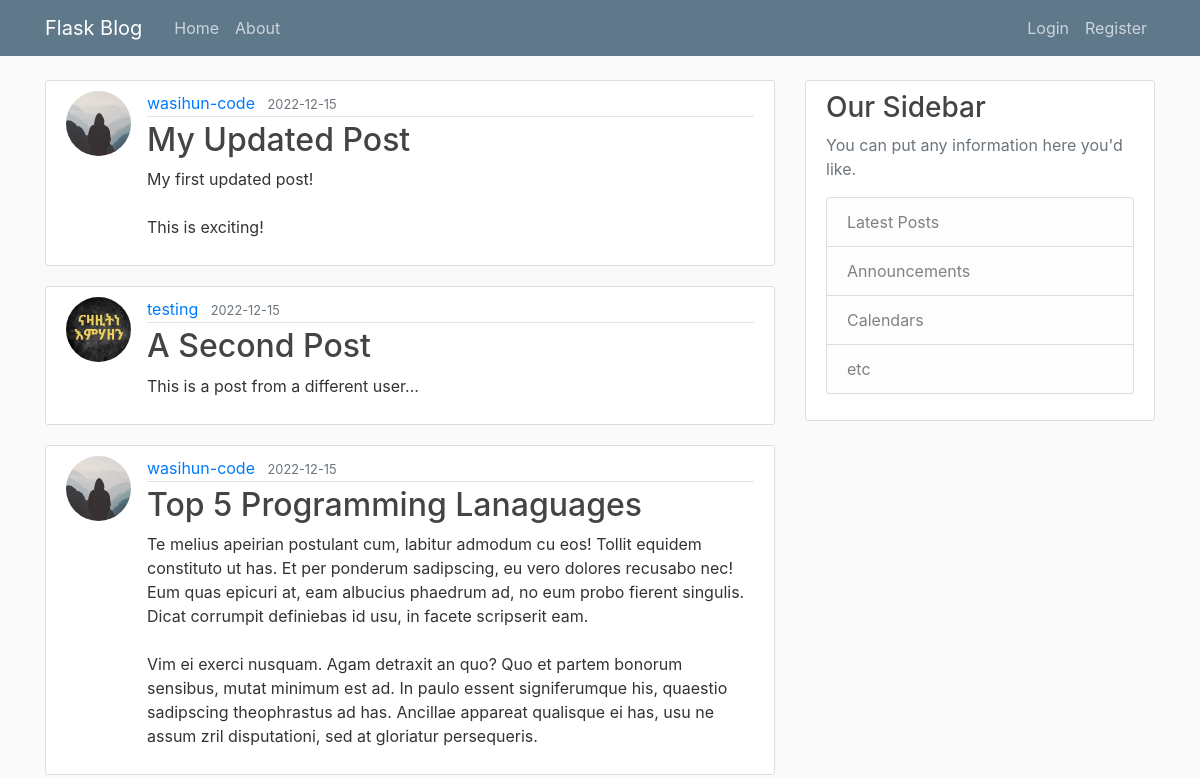
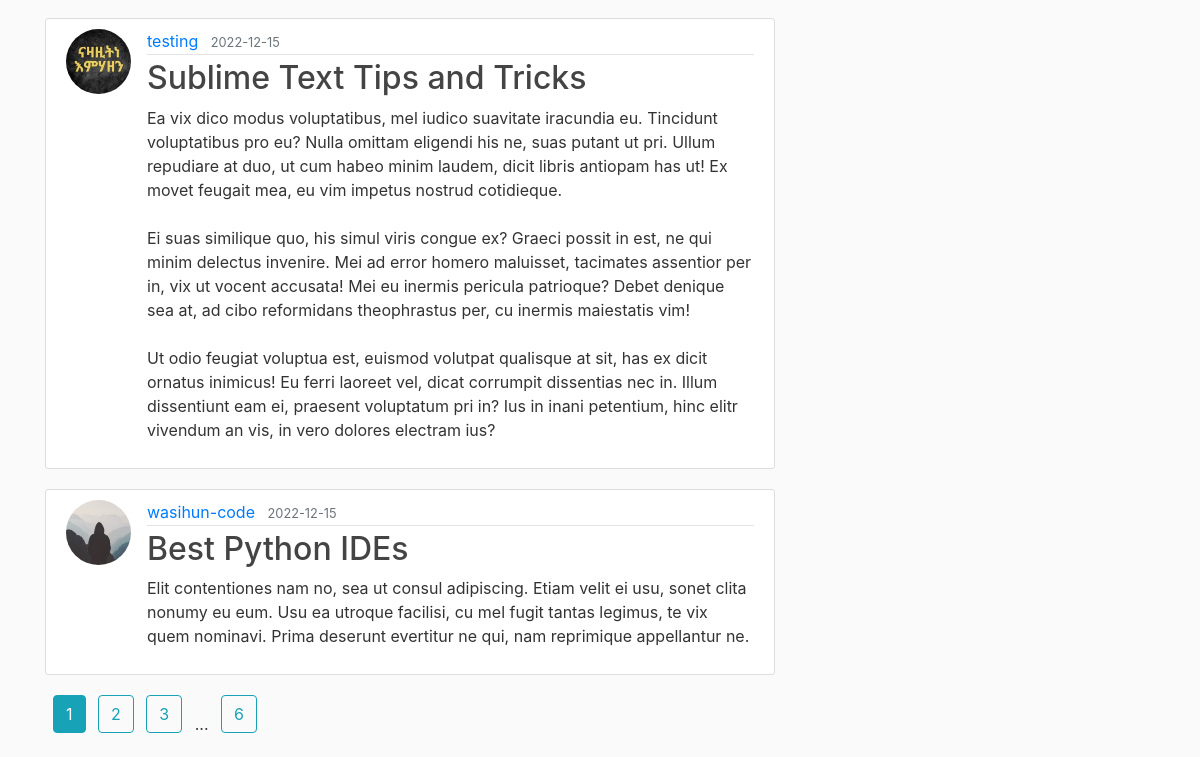
The page /index on the database as committed earlier (2 pictures, top to bottom).
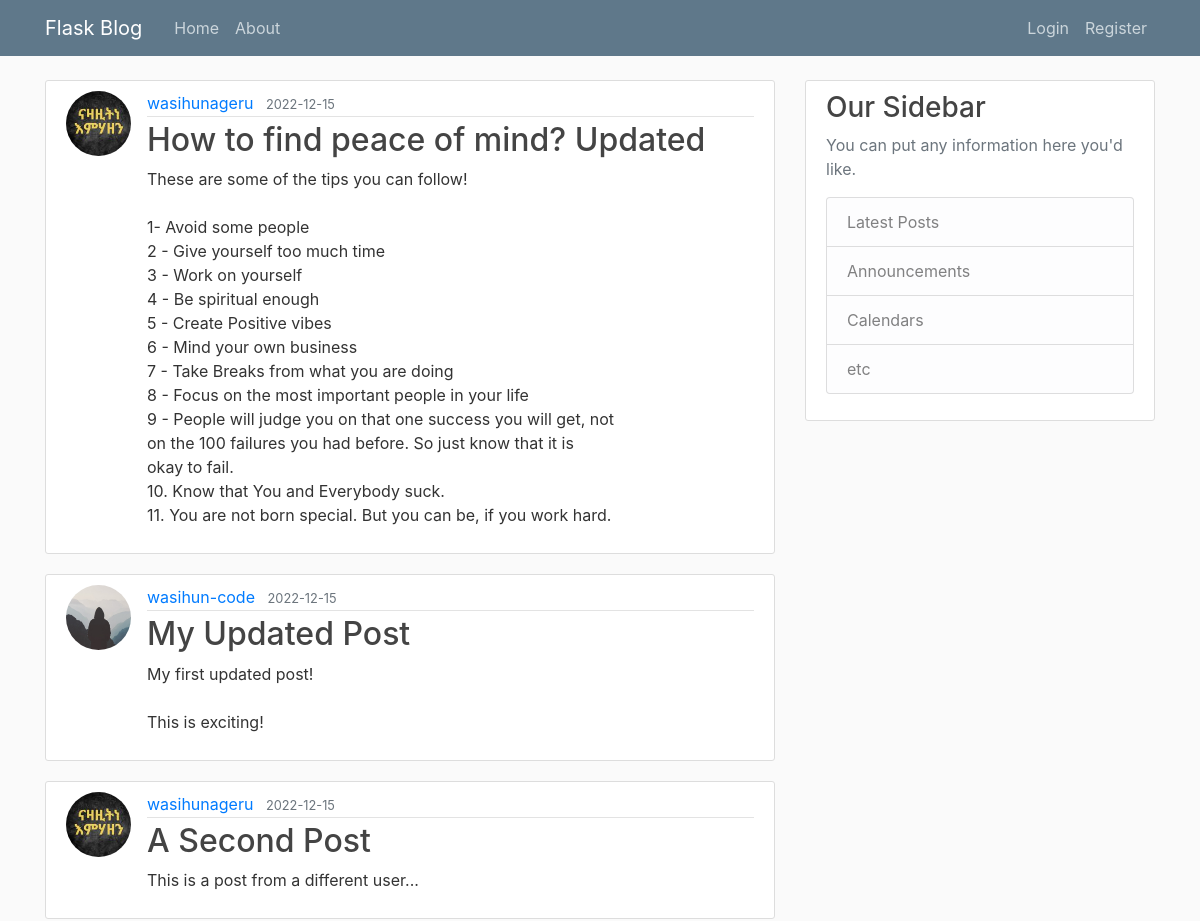
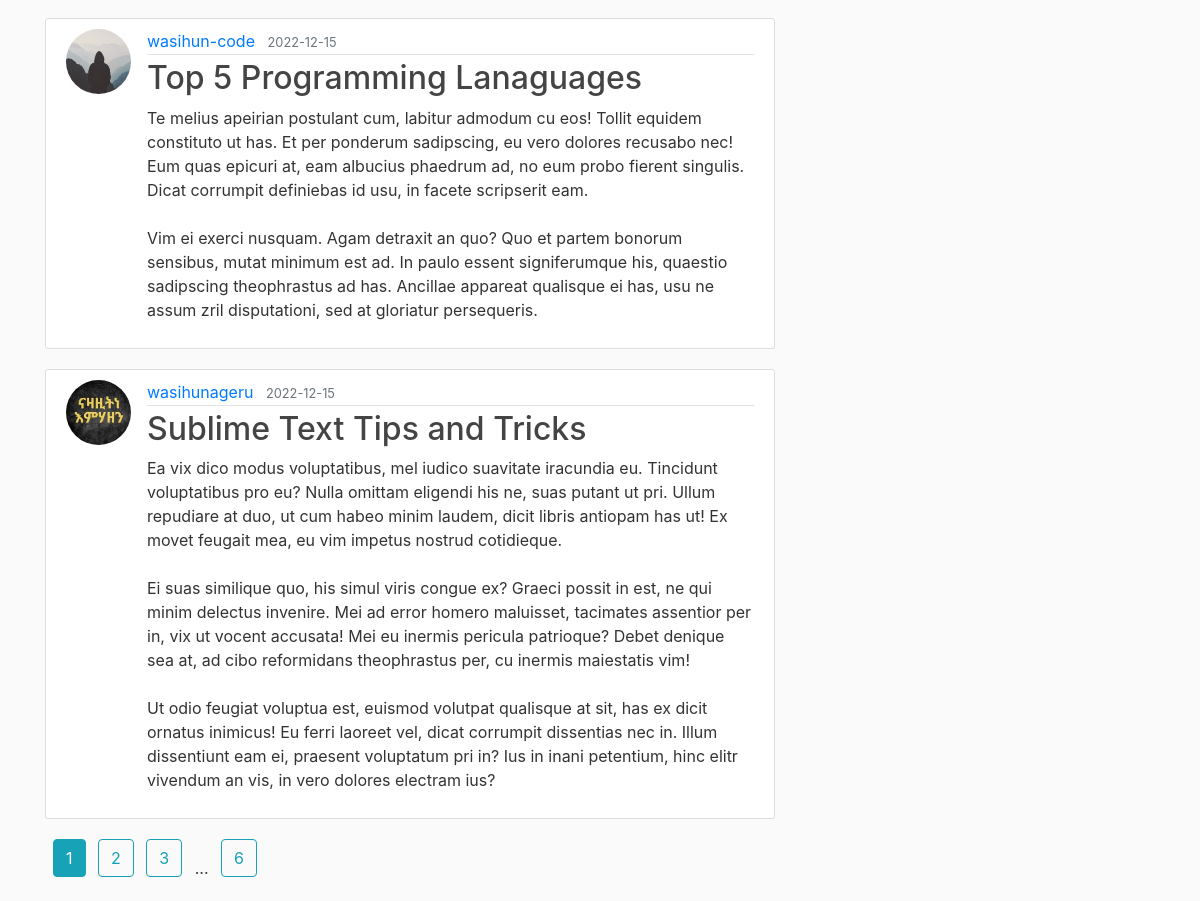
The same page on the database as committed later (2 pictures, top to bottom).
### flaskblog/models.py (models this page shows, shortened)
class Post(db.Model):
    id = db.Column(db.Integer, primary_key=True)
    title = db.Column(db.String(100), nullable=False, unique=True)
    date_posted = db.Column(db.DateTime, nullable=False, default=datetime.utcnow())
    content = db.Column(db.Text, nullable=False)
    user_id = db.Column(db.Integer, db.ForeignKey("user.id"), nullable=False)

class User(db.Model, UserMixin):
    id = db.Column(db.Integer, primary_key=True)
    username = db.Column(db.String(20), unique=True, nullable=False)
    email = db.Column(db.String(120), unique=True, nullable=False)
    password = db.Column(db.String(60), nullable=False)
    image = db.Column(
        db.String(20),
        nullable=False,
        default="default.jpg",
    )
    posts = db.relationship("Post", backref="author", lazy=True)

### flaskblog/routes.py (the view)
@app.route("/")
@app.route("/index")
def index() -> str:
    page = request.args.get("page", 1, type=int)
    posts = Post.query.order_by(Post.date_posted.desc()).paginate(per_page=5, page=page)
    return render_template("index.html", posts=posts)

### flaskblog/templates/index.html (shortened to what this page needs)
{% extends 'layout.html' %}
{% block content %}
    {% for post in posts %}
        <article class="media content-section">
            <img class="rounded-circle article-img"
                src="{{url_for('static', filename='profile_pictures/'+post.author.image)}}" />
                <div class="media-body">
                    <div class="article-metadata">
                        <a class="mr-2" href="#">{{ post.author.username }}</a>
                        <small class="text-muted">{{ post.date_posted.strftime('%Y-%m-%d') }}</small>
                    </div>
                    <h2><a class="article-title" href=" {{ url_for('post', post_id=post.id) }} ">
                        {{ post.title }}</a></h2>
                    <p class="article-content">{{ post.content }}</p>
                </div>
        </article>
    {% endfor %}
    {% for page_num in posts.iter_pages(left_edge=1, right_edge=1, left_current=1, right_current=2) %}
        {% if page_num %}
            {% if posts.page == page_num %}
                <a class="btn btn-info ml-2 mb-4" href={{ url_for('index', page=page_num)}}> {{ page_num }} </a>
            {% else %}
                <a class="btn btn-outline-info ml-2 mb-4" href={{ url_for('index', page=page_num )}}> {{ page_num }} </a>
            {% endif %}
        {% else %}
            <span class="ml-2"> ... </span>
        {% endif %}
    {% endfor %}
{% endblock content %}

### flaskblog/templates/layout.html (shortened to what this page needs)
<!doctype html>
<html lang="en">
  <head>
    <link rel="stylesheet" href="https://stackpath.bootstrapcdn.com/bootstrap/4.3.1/css/bootstrap.min.css">
    <link rel="stylesheet" type="text/css" href=" {{ url_for('static', filename='styles.css') }}" />
  </head>
  <body>
    <header class="site-header">
        <nav class="navbar navbar-expand-md navbar-dark bg-steel fixed-top">
          <div class="container">
            <a class="navbar-brand mr-4" href="/">Flask Blog</a>
            <div class="collapse navbar-collapse" id="navbarToggle">
              <div class="navbar-nav mr-auto">
                <a class="nav-item nav-link" href="{{ url_for('index') }}">Home</a>
                <a class="nav-item nav-link" href="{{ url_for('about') }}">About</a>
              </div>
              <div class="navbar-nav">
                {% if current_user.is_authenticated %}
                    <a class="nav-item nav-link" href="{{ url_for('new_post') }}">New Post</a>
                    <a class="nav-item nav-link" href="{{ url_for('account') }}">Account</a>
                    <a class="nav-item nav-link" href="{{ url_for('logout') }}">Logout</a>
                {% else %}
                    <a class="nav-item nav-link" href="{{ url_for('login') }}">Login</a>
                    <a class="nav-item nav-link" href="{{ url_for('register') }}">Register</a>
                {% endif %}
              </div>
            </div>
          </div>
        </nav>
      </header>
      <main role="main" class="container mt-5">
        <div class="row">
          <div class="col-md-8">
            {% block content %}
            {% endblock %}
          </div>
          <div class="col-md-4">
            <div class="content-section">
              <h3>Our Sidebar</h3>
              <p class='text-muted'>You can put any information here you'd like.
                <ul class="list-group">
                  <li class="list-group-item list-group-item-light">Latest Posts</li>
                  <li class="list-group-item list-group-item-light">Announcements</li>
                  <li class="list-group-item list-group-item-light">Calendars</li>
                  <li class="list-group-item list-group-item-light">etc</li>
                </ul>
              </p>
            </div>
          </div>
        </div>
      </main>
    </body>
</html>

### flaskblog/static/styles.css (style rules this page uses)
body { background: #fafafa; color: #333333; margin-top: 5rem; }
h1, h2, h3, h4, h5, h6 { color: #444444; }
.bg-steel { background-color: #5f788a; }
.site-header .navbar-nav .nav-link { color: #cbd5db; }
.content-section { background: #ffffff; padding: 10px 20px; border: 1px solid #dddddd; border-radius: 3px; margin-bottom: 20px; }
.article-title { color: #444444; }
.article-content { white-space: pre-line; }
.article-img { height: 65px; width: 65px; margin-right: 16px; }
.article-metadata { padding-bottom: 1px; margin-bottom: 4px; border-bottom: 1px solid #e3e3e3 }

Rows that differ between the two databases and show on the page:
no longer on this page (row unchanged): Post: image (placeholder picture), author.username "wasihun-code", date_posted "2022-12-15", title "Best Python IDEs", content "Elit contentiones nam no, sea ut consul adipiscing. Etiam velit ei usu, sonet clita nonumy eu eum. Usu ea utroque facilisi, cu mel fugit tantas legimus, te vix quem nominavi. Prima deserunt evertitur ne qui, nam reprimique appellantur ne."
now on this page (row edited): Post: image (picture), author.username "wasihunageru", date_posted "2022-12-15", title "How to find peace of mind? Updated", content "These are some of the tips you can follow! 1- Avoid some people 2 - Give yourself too much time 3 - Work on yourself 4 - Be spiritual enough 5 - Create Positive vibes 6 - Mind your own business 7 - Take Breaks from what you are doing 8 - Focus on the most important people in your life 9 - People will judge you on that one success you will get, not on the 100 failures you had before. So just know that it is okay to fail. 10. Know that You and Everybody suck. 11. You are not born special. But you can be, if you work hard."
changed through a linked row, Post "A Second Post": author.username "testing" → "wasihunageru"
changed through a linked row, Post "Sublime Text Tips and Tricks": author.username "testing" → "wasihunageru"
